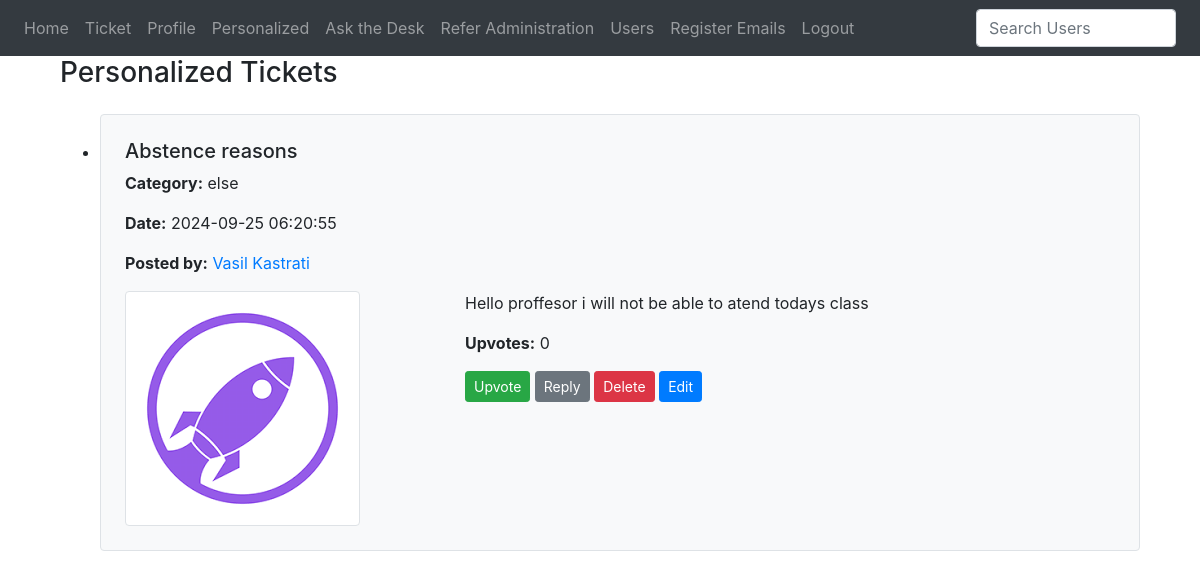
Page /personalized (signed in) on the committed database.
### website/models.py (models this page shows)
class Ticket(db.Model):
    id = db.Column(db.Integer, primary_key=True)
    title = db.Column(db.String(100), nullable=False)
    content = db.Column(db.String(1000), nullable=False)
    category = db.Column(db.String(50), nullable=False)
    date = db.Column(db.DateTime(timezone=True), default=func.now())
    image = db.Column(db.String(100), nullable=True)
    upvotes = db.Column(db.Integer, default=0)
    user_id = db.Column(
        db.Integer, db.ForeignKey("user.id"), nullable=True
    )  # Make this field nullable
    recipient_id = db.Column(db.Integer, db.ForeignKey("user.id"), nullable=True)
    reply_to_ticket_id = db.Column(
        db.Integer, db.ForeignKey("ticket.id"), nullable=True
    )
    creator = db.relationship("User", backref="created_tickets", foreign_keys=[user_id])
    recipient = db.relationship(
        "User", backref="received_tickets", foreign_keys=[recipient_id]
    )
    original_ticket = db.relationship(
        "Ticket", remote_side=[id], backref="replies", foreign_keys=[reply_to_ticket_id]
    )
    upvoted_by = db.relationship(
        "TicketUpvote", backref="ticket", cascade="all, delete", lazy=True
    )
    visibility = db.relationship(
        "TicketVisibility", backref="ticket", cascade="all, delete", lazy=True
    )

class User(db.Model, UserMixin):
    id = db.Column(db.Integer, primary_key=True)
    email = db.Column(db.String(150), unique=True, nullable=False)
    password = db.Column(db.String(150), nullable=False)
    first_name = db.Column(db.String(150), nullable=False)
    department_id = db.Column(db.Integer, db.ForeignKey("department.id"), nullable=True)
    faculty_id = db.Column(db.Integer, db.ForeignKey("faculty.id"), nullable=True)
    gpa = db.Column(db.Float, nullable=True)
    role_id = db.Column(db.Integer, db.ForeignKey("role.id"), nullable=False)
    allow_ticket_visibility = db.Column(
        db.Boolean, default=True
    )  # New field for visibility
    role = db.relationship("Role", backref="users", lazy=True)
    faculty = db.relationship("Faculty", backref="users", lazy=True)

### website/views.py (the view)
@views.route("/personalized")
@login_required
def personalized():
    tickets = (
        Ticket.query.filter_by(recipient_id=current_user.id)
        .order_by(Ticket.date.desc())
        .all()
    )
    return render_template("personalized.html", user=current_user, tickets=tickets)

### website/__init__.py (called while the page is built)
def create_app():
    app = Flask(__name__)
    app.config["SECRET_KEY"] = "hjshjhdjah kjshkjdhjs"  # Use a secure key in production
    app.config["SQLALCHEMY_DATABASE_URI"] = f"sqlite:///{DB_NAME}"
    db.init_app(app)
    from .views import views
    from .auth import auth
    app.register_blueprint(views, url_prefix="/")
    app.register_blueprint(auth, url_prefix="/")
    from .models import User
    with app.app_context():
        db.create_all()
    login_manager = LoginManager()
    login_manager.login_view = "auth.login"
    login_manager.init_app(app)
    @login_manager.user_loader
    def load_user(id):
        return User.query.get(int(id))
    return app

### website/templates/personalized.html (shortened to what this page needs)
{% extends "base.html" %}
{% block content %}
<div class="container">
    <h3>Personalized Tickets</h3>
    {% if tickets %}
        <ul>
            {% for ticket in tickets %}
                <li>
                    <div class="ticket my-4 p-4 bg-light border rounded">
                        <h5>{{ ticket.title }}</h5>
                        <p><strong>Category:</strong> {{ ticket.category }}</p>
                        <p><strong>Date:</strong> {{ ticket.date.strftime('%Y-%m-%d %H:%M:%S') }}</p>
                        <p><strong>Posted by:</strong> <a href="{{ url_for('views.user_profile', user_id=ticket.creator.id) }}">{{ ticket.creator.first_name }}</a></p>
                        {% if ticket.image %}
                        <div class="row">
                            <div class="col-md-4">
                              <img src="{{ url_for('static', filename='uploads/' ~ ticket.image) }}" alt="Ticket Image" class="img-fluid img-thumbnail">
                            </div>
                            <div class="col-md-8">
                                <p>{{ ticket.content }}</p>
                        {% endif %}
                        <p><strong>Upvotes:</strong> {{ ticket.upvotes }}</p>
                        {% if ticket.id not in upvoted_tickets %}
                        <form action="{{ url_for('views.upvote_ticket', ticket_id=ticket.id) }}" method="POST" style="display:inline;">
                            <button type="submit" class="btn btn-success btn-sm">Upvote</button>
                        </form>
                        {% else %}
                        <button class="btn btn-secondary btn-sm" disabled>Already Upvoted</button>
                        {% endif %}
                        <a href="{{ url_for('views.reply_ticket', ticket_id=ticket.id) }}" class="btn btn-secondary btn-sm">Reply</a>
                        {% if user.role.name == 'Admin' or user.role.name == 'Super Admin' %}
                        <form action="{{ url_for('views.delete_ticket', ticket_id=ticket.id) }}" method="POST" style="display:inline;">
                            <button type="submit" class="btn btn-danger btn-sm">Delete</button>
                        </form>
                        {% endif %}
                        {% if user.role.name == 'Super Admin' %}
                        <a href="{{ url_for('views.edit_ticket', ticket_id=ticket.id) }}" class="btn btn-primary btn-sm">Edit</a>
                        {% endif %}
                    </div>
                </li>
            {% endfor %}
        </ul>
    {% else %}
        <p>No personalized tickets found.</p>
    {% endif %}
</div>
{% endblock %}

### rows in the picture
Ticket: title "Abstence reasons", category "else", date "2024-09-25 06:20:55", creator.first_name "Vasil Kastrati", image (picture), content "Hello proffesor i will not be able to atend todays class", upvotes "0"
